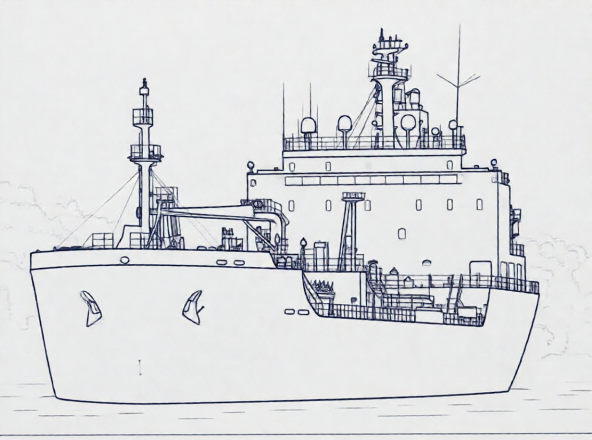
#> input picture input/Qwen_Edit_2511_Q4_00041_.png, 1184 x 880 px (shown at 1/2 size); its folder holds only this picture in this run
$ python tune_svg.py ../../input/Qwen_Edit_2511_Q4_00041_.png
#> lines starting #> are read from the running program, lines starting #| are printed output that depends on the picture; after the words box and inside, x2 and y2 are one past the last pixel; in counts of white or black regions, pixels touching at a corner belong together
### worker/scripts/png_to_svg.py
#!/usr/bin/env python3
"""
Custom centerline tracing: raster → skeleton graph → stroke SVG (no Potrace).

Pipeline stages (fixed order; each can be toggled except SVG generation):
grayscale → denoise → threshold → CC cleanup → morph (optional) → skeletonize
→ graph → edge traversal → Douglas–Peucker → geo post-proc (optional)
→ section detect (optional) → SVG paths (grouped by section) → SVG optimisation.


Each run writes previews under output/svg/<name>_<timestamp>/.
"""

from __future__ import annotations

import argparse
import hashlib
import sys
from collections import defaultdict
from dataclasses import dataclass
from datetime import datetime
from pathlib import Path

import cv2
import networkx as nx
import numpy as np
import sknw  # type: ignore[import-untyped]
from shapely.geometry import LineString  # type: ignore[import-untyped]
from skimage.morphology import skeletonize

_SCRIPT_DIR = Path(__file__).resolve().parent
_DEFAULT_OUTPUT_DIR = _SCRIPT_DIR / "output"


@dataclass
class PipelineFlags:
    grayscale: bool
    denoise: bool
    threshold: bool
    cc_cleanup: bool
    morph: bool
    skeletonize: bool
    graph: bool
    traversal: bool
    simplify: bool
    geo_postproc: bool
    svg_opt: bool
    section_detect: bool
    orient: bool


def _load_image_bgr(path: Path) -> np.ndarray:
    img = cv2.imread(str(path), cv2.IMREAD_COLOR)
#> img is the input picture: shape (880, 1184, 3); mean B, G, R 223, 221.1, 219.7
    if img is None:
        raise FileNotFoundError(f"could not read image: {path}")
    return img


def stage_grayscale(
    bgr: np.ndarray, enabled: bool
) -> tuple[np.ndarray, np.ndarray]:
    """Return (work_gray, preview_same_as_output)."""
    if enabled:
        gray = cv2.cvtColor(bgr, cv2.COLOR_BGR2GRAY)
    else:
        gray = bgr[:, :, 0].copy()
    return gray, gray


def stage_denoise(gray: np.ndarray, enabled: bool, blur_ksize: int) -> np.ndarray:
    if not enabled:
        return gray
    k = blur_ksize if blur_ksize % 2 == 1 else blur_ksize + 1
    k = max(1, k)
    blurred = cv2.GaussianBlur(gray, (k, k), 0)
    # Light bilateral to reduce speckle without destroying edges
    return cv2.bilateralFilter(blurred, d=3, sigmaColor=25, sigmaSpace=3)


def _lines_white_from_threshold(work: np.ndarray, threshold: int) -> np.ndarray:
    """Binary image: line pixels = 255, background = 0 (same convention as Potrace inv)."""
    if threshold == 0:
        _, mask = cv2.threshold(work, 0, 255, cv2.THRESH_BINARY + cv2.THRESH_OTSU)
        if np.mean(mask) > 127:
            mask = 255 - mask
        lines_white = mask
    else:
        _, mask = cv2.threshold(work, threshold, 255, cv2.THRESH_BINARY)
        lines_white = 255 - mask
    return lines_white


def stage_threshold(work: np.ndarray, enabled: bool, threshold: int) -> np.ndarray:
    if not enabled:
        return work
    return _lines_white_from_threshold(work, threshold)


def _is_binary_lines(img: np.ndarray) -> bool:
    if img.size == 0:
        return True
    u = np.unique(img)
    if len(u) > 3:
        return False
    return set(int(x) for x in u.tolist()) <= {0, 255}


def _to_lines_white_binary(img: np.ndarray) -> np.ndarray:
    if _is_binary_lines(img):
        b = img.astype(np.uint8)
        if np.median(b) > 127:
            return 255 - b
        return b
    _, otsu = cv2.threshold(img.astype(np.uint8), 0, 255, cv2.THRESH_BINARY + cv2.THRESH_OTSU)
    if np.mean(otsu) > 127:
        otsu = 255 - otsu
    return otsu


def stage_cc_cleanup(lines_white: np.ndarray, enabled: bool, min_area: int) -> np.ndarray:
    if not enabled:
        return lines_white
    bin_img = _to_lines_white_binary(lines_white)
    num, labels, stats, _ = cv2.connectedComponentsWithStats(bin_img, connectivity=8)
    clean = np.zeros_like(bin_img)
    for i in range(1, num):
        if stats[i, cv2.CC_STAT_AREA] >= min_area:
            clean[labels == i] = 255
    return clean


def stage_morph(lines_white: np.ndarray, enabled: bool, ksize: int) -> np.ndarray:
    if not enabled:
        return lines_white
    bin_img = _to_lines_white_binary(lines_white)
    k = max(1, int(ksize))
    kernel = cv2.getStructuringElement(cv2.MORPH_RECT, (k, k))
    closed = cv2.morphologyEx(bin_img, cv2.MORPH_CLOSE, kernel)
    return closed


def stage_skeletonize(lines_white: np.ndarray, enabled: bool) -> np.ndarray:
    bin_img = _to_lines_white_binary(lines_white)
    fg = bin_img > 0
    if not enabled:
        return (fg.astype(np.uint8) * 255)
    skel = skeletonize(fg)
    return (skel.astype(np.uint8) * 255)


def stage_graph(skeleton: np.ndarray, enabled: bool) -> nx.Graph | None:
    if not enabled:
        return None
    ske = (skeleton > 0).astype(np.uint16)
    if not np.any(ske):
        return nx.Graph()
    return sknw.build_sknw(ske, multi=False, iso=True, ring=True, full=True)


# [545 lines left out: functions stage_traversal, stage_traversal_passthrough, stage_simplify, stage_geo_postproc, estimate_orientation, rotate_polylines and 7 more, not called in this run]


# [2 lines that do not run on import are left out]

### worker/scripts/tune_svg.py
#!/usr/bin/env python3
"""Sweep png_to_svg pipeline flags/params and render a labelled comparison grid.

This is a tuning harness, not part of the production path. It reuses the exact
stage functions from ``png_to_svg.py`` so every tile is what production would
produce for that flag combination — only the orchestration is repeated here so
we can hold everything at a baseline and vary one knob per tile.

Rotation (``orient``) is intentionally EXCLUDED and forced off, so every tile
shares the source orientation and is directly comparable.

Each tile varies exactly one thing from the baseline (all defaults, orient off):
  - range params are shown at their min and max (the baseline tile covers default)
  - boolean flags are shown toggled (only the ones that change geometry)

Usage:
    python3 tune_svg.py <image> [--input-dir DIR] [--output-dir DIR]
                        [--cols N] [--tile W]

    # image resolved against --input-dir (default: repo input/)
    python3 tune_svg.py Qwen_Edit_2511_Q4_00043_.png
    # or an explicit path
    python3 tune_svg.py ../../input/Qwen_Edit_2511_Q4_00043_.png

Writes:
    <output-dir>/svg/tune_<stem>_<timestamp>/grid.png     labelled montage
    <output-dir>/svg/tune_<stem>_<timestamp>/<label>.svg  one SVG per tile
"""

from __future__ import annotations

import argparse
import sys
from datetime import datetime
from pathlib import Path

import cv2
import numpy as np
from PIL import Image, ImageDraw, ImageFont

_SCRIPT_DIR = Path(__file__).resolve().parent
sys.path.insert(0, str(_SCRIPT_DIR))  # so `import png_to_svg` works from anywhere

import png_to_svg as p  # noqa: E402

_REPO_ROOT = _SCRIPT_DIR.parent.parent
_DEFAULT_INPUT_DIR = _REPO_ROOT / "input"


# ---------------------------------------------------------------------------
# Baseline: every stage at its png_to_svg default, EXCEPT orient (forced off so
# tiles stay comparable). Vary one entry per tile.
# ---------------------------------------------------------------------------
BASELINE_FLAGS: dict = dict(
    grayscale=True,
    denoise=True,
    threshold=True,
    cc_cleanup=True,
    morph=False,
    skeletonize=True,
    graph=True,
    traversal=True,
    simplify=True,
    geo_postproc=False,
    svg_opt=True,
    section_detect=True,
    orient=False,  # EXCLUDED from tuning
)

BASELINE_PARAMS: dict = dict(
    threshold=0,  # 0 = Otsu
    min_area=6,
    blur_ksize=3,
    morph_ksize=2,
    epsilon=1.0,
    geo_tolerance=0.5,
    stroke_width=1.0,
    stroke_color="#000000",
    svg_precision=2,
    section_bow_threshold=0.33,
)

# Range params → (min, max). The baseline tile already shows the default.
# Some params only bite when their stage flag is on; enable it for those tiles.
RANGE_SWEEP: list[dict] = [
    dict(param="threshold", lo=50, hi=200, note="0=Otsu is baseline"),
    dict(param="min_area", lo=1, hi=40),
    dict(param="blur_ksize", lo=1, hi=9),
    dict(param="epsilon", lo=0.5, hi=4.0),
    dict(param="morph_ksize", lo=2, hi=7, flags=dict(morph=True)),
    dict(param="geo_tolerance", lo=0.2, hi=3.0, flags=dict(geo_postproc=True)),
    dict(param="stroke_width", lo=0.5, hi=3.0),
]

# Boolean flags worth toggling (only ones that change the traced geometry).
TOGGLE_FLAGS: list[str] = [
    "denoise",
    "threshold",
    "cc_cleanup",
    "morph",
    "skeletonize",
    "simplify",
    "geo_postproc",
]


# ---------------------------------------------------------------------------
# Pipeline (mirrors png_to_svg.bitmap_to_svg_centerline, minus file writes and
# with orient skipped). Reuses png_to_svg's stage functions for all real work.
# ---------------------------------------------------------------------------
def run_variant(
    bgr: np.ndarray, flags: dict, params: dict
) -> tuple[str, list[np.ndarray], dict[int, str], int, int]:
    F = p.PipelineFlags(**flags)
    h, w = bgr.shape[:2]

    work, _ = p.stage_grayscale(bgr, F.grayscale)
    work = p.stage_denoise(work, F.denoise, params["blur_ksize"])
    work = p.stage_threshold(work, F.threshold, params["threshold"])
    work = p.stage_cc_cleanup(work, F.cc_cleanup, params["min_area"])
    work = p.stage_morph(work, F.morph, params["morph_ksize"])

    skeleton = p.stage_skeletonize(work, F.skeletonize)
    graph = p.stage_graph(skeleton, F.graph)

    if F.traversal:
        polylines = p.stage_traversal(graph, enabled=True)
    else:
        polylines = p.stage_traversal_passthrough(graph)

    polylines = p.stage_simplify(polylines, F.simplify, params["epsilon"])
    polylines = p.stage_geo_postproc(polylines, F.geo_postproc, params["geo_tolerance"])
    # orient intentionally skipped — rotation is not being tuned here.

    if F.section_detect:
        section_map = p.stage_section_detect(
            polylines, width=w, height=h, bow_threshold=params["section_bow_threshold"]
        )
    else:
        section_map = {i: "default" for i in range(len(polylines))}

    svg = p.stage_svg_strings_grouped(
        polylines,
        section_map,
        width=w,
        height=h,
        stroke_width=params["stroke_width"],
        stroke_color=params["stroke_color"],
        svg_opt=F.svg_opt,
        svg_precision=params["svg_precision"],
    )
    return svg, polylines, section_map, w, h


# ---------------------------------------------------------------------------
# Variant list
# ---------------------------------------------------------------------------
def build_variants() -> list[dict]:
    """Each variant: {label, filename, flags, params}."""
    variants: list[dict] = [
        dict(label="BASELINE (defaults)", flags={}, params={})
    ]

    for spec in RANGE_SWEEP:
        name = spec["param"]
        extra_flags = spec.get("flags", {})
        suffix = ""
        if extra_flags:
            suffix = " [" + ",".join(f"{k}=on" for k in extra_flags) + "]"
        for kind, val in (("min", spec["lo"]), ("max", spec["hi"])):
            variants.append(
                dict(
                    label=f"{name}={val} ({kind}){suffix}",
                    flags=dict(extra_flags),
                    params={name: val},
                )
            )

    for name in TOGGLE_FLAGS:
        new_val = not BASELINE_FLAGS[name]
        variants.append(
            dict(
                label=f"{name}={'ON' if new_val else 'OFF'}",
                flags={name: new_val},
                params={},
            )
        )

    # Number and slugify for filenames.
    for i, v in enumerate(variants):
        slug = (
            v["label"]
            .replace(" ", "_")
            .replace("=", "-")
            .replace("(", "")
            .replace(")", "")
            .replace("[", "")
            .replace("]", "")
            .replace(",", "-")
            .replace("/", "-")
        )
        v["filename"] = f"{i:02d}_{slug}.svg"
    return variants


# ---------------------------------------------------------------------------
# Rendering
# ---------------------------------------------------------------------------
# [100 lines left out: functions _load_font, render_polylines, compose_grid, not called in this run]


# ---------------------------------------------------------------------------
def main() -> None:
    ap = argparse.ArgumentParser(description=__doc__, formatter_class=argparse.RawDescriptionHelpFormatter)
    ap.add_argument("image", help="Image filename (resolved under --input-dir) or a path")
    ap.add_argument("--input-dir", type=Path, default=_DEFAULT_INPUT_DIR)
    ap.add_argument("--output-dir", type=Path, default=None, help="Default: --input-dir")
    ap.add_argument("--cols", type=int, default=5, help="Grid columns (default 5)")
    ap.add_argument("--tile", type=int, default=380, help="Tile width px (default 380)")
    ap.add_argument("--no-svg", action="store_true", help="Skip writing per-tile SVGs")
    args = ap.parse_args()

    img_path = Path(args.image)
    if not img_path.is_file():
        img_path = args.input_dir / args.image
    if not img_path.is_file():
        print(f"Error: image not found: {args.image} (also tried {img_path})", file=sys.stderr)
        sys.exit(1)

    output_dir = args.output_dir or args.input_dir
    stem = img_path.stem
    stamp = datetime.now().strftime("%Y%m%d_%H%M%S")
    run_dir = output_dir / "svg" / f"tune_{stem}_{stamp}"
    run_dir.mkdir(parents=True, exist_ok=True)

    bgr = p._load_image_bgr(img_path)
    source_rgb = Image.fromarray(cv2.cvtColor(bgr, cv2.COLOR_BGR2RGB))

    variants = build_variants()
    print(f"Sweeping {len(variants)} variants of {img_path.name} (rotation excluded)\n")

    tiles: list[dict] = []
    for v in variants:
        flags = {**BASELINE_FLAGS, **v["flags"]}
        params = {**BASELINE_PARAMS, **v["params"]}
        svg, polylines, section_map, w, h = run_variant(bgr, flags, params)

        n_paths = sum(1 for xy in polylines if len(xy) >= 2)
        n_pts = sum(len(xy) for xy in polylines if len(xy) >= 2)
        stats = f"paths:{n_paths}  pts:{n_pts}"
        print(f"  {v['label']:<40} {stats}")

        if not args.no_svg:
            (run_dir / v["filename"]).write_text(svg, encoding="utf-8")

        tile_img = render_polylines(
            polylines,
            section_map,
            w,
            h,
            out_w=args.tile,
            stroke_width=params["stroke_width"],
            color_by_section=False,
        )
        tiles.append(dict(image=tile_img, label=v["label"], stats=stats))
#> this loop made 1 pass
#> pass 1, in _lines_white_from_threshold, `_, mask = cv2.threshold(work, 0, 255, cv2.THRESH_BINARY + cv2.THRESH_O..`:
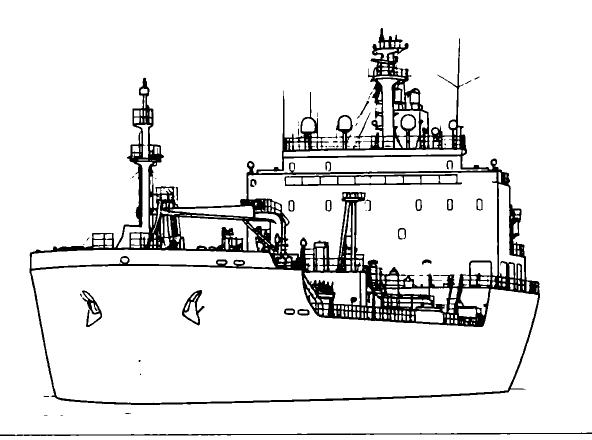
#> mask: shape (880, 1184) (shown at 1/2 size); 91.2% white; 56 black regions (29 under 20 px), largest, box (x1, y1, x2, y2) and area: (59, 56, 1080, 810) 82074, (0, 865, 1184, 872) 2877, (569, 348, 924, 372) 2603
#> after the loop, tiles = []

    title = f"tune_svg — {img_path.name}   (rotation excluded; one knob varied per tile)"
    grid = compose_grid(tiles, source_rgb, title, cols=args.cols, tile_w=args.tile)
    grid_path = run_dir / "grid.png"
    grid.save(grid_path)

    print(f"\nGrid:      {grid_path}")
    if not args.no_svg:
        print(f"Per-tile SVGs in: {run_dir}")
    print("\nBaseline flags:", {k: v for k, v in BASELINE_FLAGS.items()})
    print("Baseline params:", BASELINE_PARAMS)


if __name__ == "__main__":
    main()
#> (the call stopped at in stage_graph, `return sknw.build_sknw(ske, multi=False, iso=True, ring=True, full=True)`: sknw is not available in this run)

$ run again, on input/Qwen_Edit_2511_Q4_00042_.png
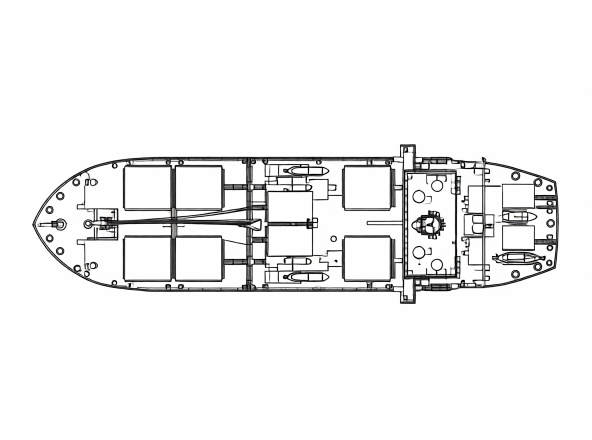
#> input picture input/Qwen_Edit_2511_Q4_00042_.png, 1184 x 880 px (shown at 1/2 size)
#> in _load_image_bgr, img is the input picture: shape (880, 1184, 3); mean B, G, R 241, 240.4, 240.5
#> the loop in main, `for v in variants:` made 1 pass
#> pass 1, in _lines_white_from_threshold, `_, mask = cv2.threshold(work, 0, 255, cv2.THRESH_BINARY + cv2.THRESH_O..`:
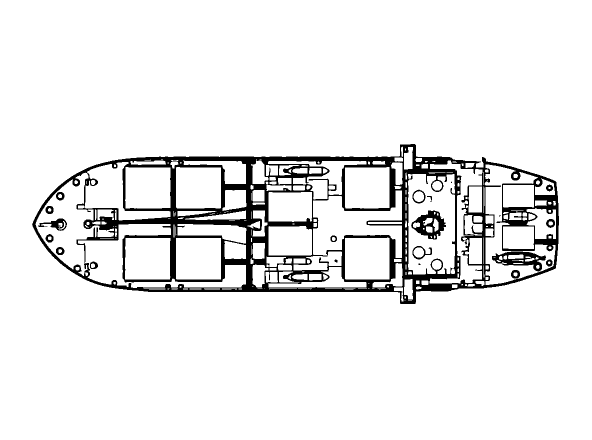
#> mask: shape (880, 1184) (shown at 1/2 size); 92.7% white; 22 black regions (4 under 20 px), largest, box (x1, y1, x2, y2) and area: (64, 288, 1118, 608) 70001, (984, 503, 1092, 543) 1872, (822, 421, 892, 479) 1840
#> after the loop in main, `for v in variants:`: tiles = []

$ run again, on input/Qwen_Edit_2511_Q4_00044_.png
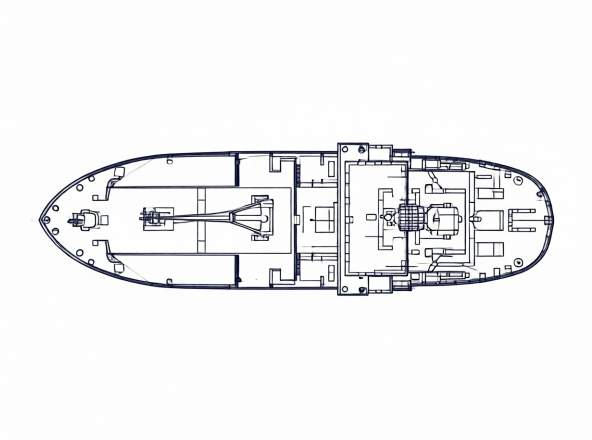
#> input picture input/Qwen_Edit_2511_Q4_00044_.png, 1184 x 880 px (shown at 1/2 size)
#> in _load_image_bgr, img is the input picture: shape (880, 1184, 3); mean B, G, R 242.4, 241.4, 241.4
#> the loop in main, `for v in variants:` made 1 pass
#> pass 1, in _lines_white_from_threshold, `_, mask = cv2.threshold(work, 0, 255, cv2.THRESH_BINARY + cv2.THRESH_O..`:
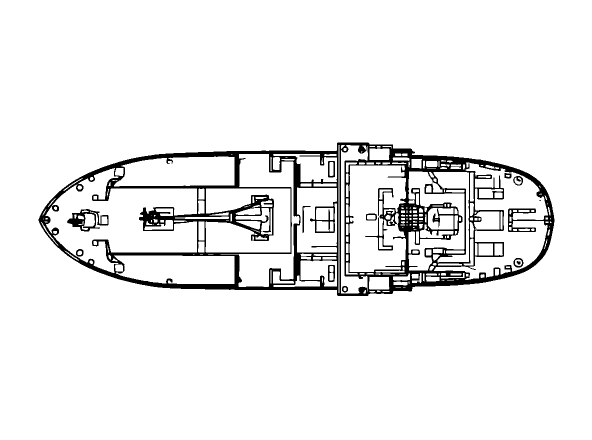
#> mask: shape (880, 1184) (shown at 1/2 size); 93.6% white; 13 black regions (1 under 20 px), largest, box (x1, y1, x2, y2) and area: (77, 285, 1109, 592) 64097, (134, 418, 217, 463) 1357, (656, 530, 670, 564) 249
#> after the loop in main, `for v in variants:`: tiles = []
